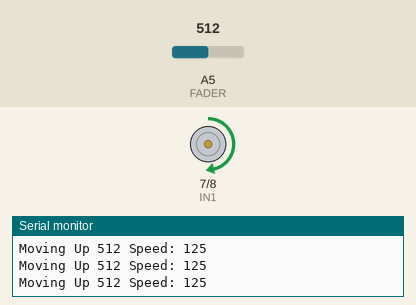
The sketch below on a simulated Arduino Uno, built with avr-gcc and run on an emulated ATmega328P. Parts: motor-driver pin pairs drawn as motors (green arrow = first pin HIGH = forward, orange = second pin HIGH = backward, longer = more drive, scaled by the enable pin), the last lines printed to the serial monitor. Inputs (shaded band) come from the test bench; at power-on: A5 (FADER) = 512.

Above: at 1.2 s.
1.3 s: A5 (FADER) set to 980
4.3 s: A5 (FADER) set to 1003
At 6.5 s:
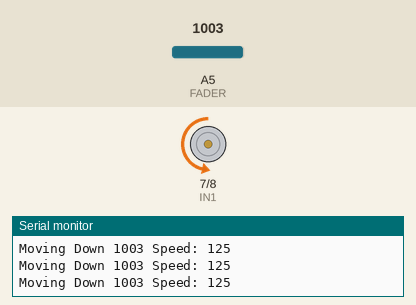
6.8 s: A5 (FADER) set to 519
9.8 s: A5 (FADER) set to 494
At 11.0 s:
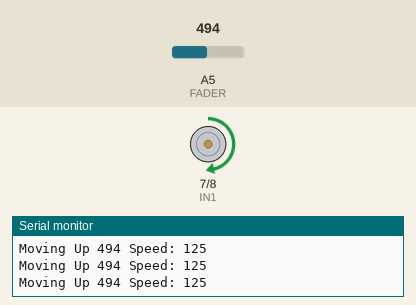
12.8 s: A5 (FADER) set to 716
At 13.6 s:
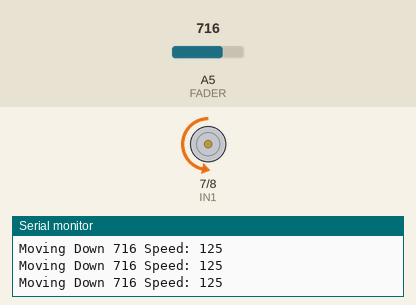
Timing chart, 0 to 15.3 s (numbered marks = the images above; inputs shaded):
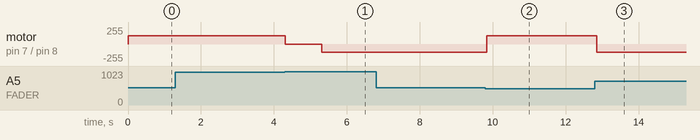

The sketch:

fader.ino
```cpp
#define IN1 7       // Motor 1 - Forward
#define IN2 8       // Motor 1 - Reverse
#define ENABLE 6    // Enable pin for both motors (PWM enabled)
#define FADER A5

void setPWMPrescaler(uint8_t prescaler) {
  TCCR1B = (TCCR1B & B11111000) | prescaler;
}

void setup() {
  pinMode(IN1, OUTPUT);
  pinMode(IN2, OUTPUT);
  pinMode(ENABLE, OUTPUT);

  Serial.begin(9600); // Initialize serial communication at 9600 baud

  // Set initial PWM frequency for pin 9 (Timer 1)
  setPWMPrescaler(1);
}

void loop() {
  // Example usage of the moveTo function
  moveTo(1000); // Move to the maximum position
  delay(1000);  // Wait for 1 second

  moveTo(512); // Move to the middle position
  delay(1000); // Wait for 1 second

  moveTo(24); // Move to the minimum position
  delay(1000); // Wait for 1 second

  moveTo(512); // Move to the middle position
  delay(1000); // Wait for 1 second
}

// Function to move the fader to a specified position
void moveTo(int targetPosition) {
  int currentPosition = analogRead(FADER);

  // Move the fader until it reaches the target position
  while (abs(targetPosition - currentPosition) > 5) { // Allowing some tolerance
    int distance = abs(targetPosition - currentPosition);
    // int speed = map(distance, 0, 1023, 170, 220); // Proportional control
    int speed = 125;
    // int speed = 170;
    Serial.println("");
    Serial.println("");
    Serial.println("");
    Serial.println("");

    if (targetPosition > currentPosition) {
      Serial.print("Moving Up ");
      // Move fader up
      digitalWrite(IN1, HIGH);
      digitalWrite(IN2, LOW);
    } else {
      Serial.print("Moving Down ");
      // Move fader down
      digitalWrite(IN1, LOW);
      digitalWrite(IN2, HIGH);
    }

    // Set speed (adjust value as needed)
    analogWrite(ENABLE, speed); // Use the dynamically calculated speed

    // Read current position again
    currentPosition = analogRead(FADER);

    // Debug outputSerial.print("Current Position: ");
    Serial.print(currentPosition);
    Serial.print(" Speed: ");
    Serial.println(speed);
  }

  // Stop the motor once the position is reached
  digitalWrite(IN1, LOW);
  digitalWrite(IN2, LOW);
  analogWrite(ENABLE, 0);
}
```

Measured:
- the behaviour switches between 994 and 995 on A5 (FADER) (found by bisection; images 0 and 1)
- the behaviour switches between 507 and 506 on A5 (FADER) (found by bisection; images 1 and 2)
- after the input at 4.3 s, motor on pin 7 (IN1) / pin 8 (IN2): forward 125/255 → stopped at once, → backward 125/255 1.0 s later
- after the input at 9.8 s, motor on pin 7 (IN1) / pin 8 (IN2): backward 125/255 → forward 125/255 at once
- after the input at 12.8 s, motor on pin 7 (IN1) / pin 8 (IN2): forward 125/255 → backward 125/255 after 0.05 s
